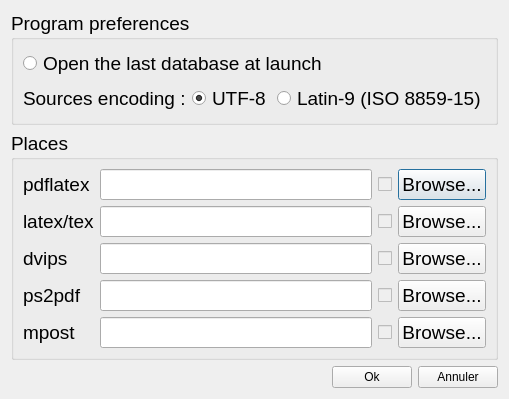
<?xml version="1.0" encoding="UTF-8"?>
<ui version="4.0">
 <class>GeneralSettingsDialog</class>
 <widget class="QDialog" name="GeneralSettingsDialog">
  <property name="geometry">
   <rect>
    <x>0</x>
    <y>0</y>
    <width>438</width>
    <height>397</height>
   </rect>
  </property>
  <property name="windowTitle">
   <string>General settings</string>
  </property>
  <layout class="QVBoxLayout" name="verticalLayout_3">
   <item>
    <widget class="QGroupBox" name="groupBox_4">
     <property name="font">
      <font>
       <pointsize>14</pointsize>
      </font>
     </property>
     <property name="title">
      <string>Program preferences</string>
     </property>
     <layout class="QVBoxLayout" name="verticalLayout">
      <item>
       <layout class="QHBoxLayout" name="horizontalLayout_4">
        <item>
         <widget class="QRadioButton" name="launchRadio">
          <property name="font">
           <font>
            <pointsize>14</pointsize>
           </font>
          </property>
          <property name="text">
           <string>Open the last database at launch</string>
          </property>
          <property name="checkable">
           <bool>true</bool>
          </property>
          <property name="checked">
           <bool>false</bool>
          </property>
          <property name="autoExclusive">
           <bool>false</bool>
          </property>
         </widget>
        </item>
        <item>
         <spacer name="horizontalSpacer_7">
          <property name="orientation">
           <enum>Qt::Horizontal</enum>
          </property>
          <property name="sizeHint" stdset="0">
           <size>
            <width>239</width>
            <height>20</height>
           </size>
          </property>
         </spacer>
        </item>
       </layout>
      </item>
      <item>
       <layout class="QHBoxLayout" name="horizontalLayout_2">
        <item>
         <widget class="QLabel" name="label">
          <property name="text">
           <string>Sources encoding :</string>
          </property>
         </widget>
        </item>
        <item>
         <widget class="QRadioButton" name="utf8Radio">
          <property name="text">
           <string>UTF-8</string>
          </property>
          <property name="checked">
           <bool>true</bool>
          </property>
         </widget>
        </item>
        <item>
         <widget class="QRadioButton" name="isoRadio">
          <property name="text">
           <string>Latin-9 (ISO 8859-15)</string>
          </property>
         </widget>
        </item>
        <item>
         <spacer name="horizontalSpacer_9">
          <property name="orientation">
           <enum>Qt::Horizontal</enum>
          </property>
          <property name="sizeHint" stdset="0">
           <size>
            <width>88</width>
            <height>17</height>
           </size>
          </property>
         </spacer>
        </item>
       </layout>
      </item>
     </layout>
    </widget>
   </item>
   <item>
    <widget class="QGroupBox" name="groupBox">
     <property name="font">
      <font>
       <pointsize>14</pointsize>
      </font>
     </property>
     <property name="title">
      <string>Places</string>
     </property>
     <layout class="QVBoxLayout" name="verticalLayout_2">
      <item>
       <layout class="QGridLayout" name="gridLayout">
        <item row="0" column="0">
         <widget class="QLabel" name="label_3">
          <property name="text">
           <string>pdflatex</string>
          </property>
         </widget>
        </item>
        <item row="0" column="1">
         <widget class="QLineEdit" name="pdflatexEdit"/>
        </item>
        <item row="0" column="2">
         <widget class="QCheckBox" name="pdflatexCheck">
          <property name="enabled">
           <bool>false</bool>
          </property>
          <property name="text">
           <string/>
          </property>
         </widget>
        </item>
        <item row="0" column="3">
         <widget class="QPushButton" name="pdflatexBrowser">
          <property name="text">
           <string>Browse...</string>
          </property>
         </widget>
        </item>
        <item row="1" column="0">
         <widget class="QLabel" name="label_4">
          <property name="text">
           <string>latex/tex</string>
          </property>
         </widget>
        </item>
        <item row="1" column="1">
         <widget class="QLineEdit" name="latexEdit"/>
        </item>
        <item row="1" column="2">
         <widget class="QCheckBox" name="latexCheck">
          <property name="enabled">
           <bool>false</bool>
          </property>
          <property name="text">
           <string/>
          </property>
         </widget>
        </item>
        <item row="1" column="3">
         <widget class="QPushButton" name="latexBrowser">
          <property name="text">
           <string>Browse...</string>
          </property>
         </widget>
        </item>
        <item row="2" column="0">
         <widget class="QLabel" name="label_5">
          <property name="text">
           <string>dvips</string>
          </property>
         </widget>
        </item>
        <item row="2" column="1">
         <widget class="QLineEdit" name="dvipsEdit"/>
        </item>
        <item row="2" column="2">
         <widget class="QCheckBox" name="dvipsCheck">
          <property name="enabled">
           <bool>false</bool>
          </property>
          <property name="text">
           <string/>
          </property>
         </widget>
        </item>
        <item row="2" column="3">
         <widget class="QPushButton" name="dvipsBrowser">
          <property name="text">
           <string>Browse...</string>
          </property>
         </widget>
        </item>
        <item row="3" column="0">
         <widget class="QLabel" name="label_6">
          <property name="text">
           <string>ps2pdf</string>
          </property>
         </widget>
        </item>
        <item row="3" column="1">
         <widget class="QLineEdit" name="ps2pdfEdit"/>
        </item>
        <item row="3" column="2">
         <widget class="QCheckBox" name="ps2pdfCheck">
          <property name="enabled">
           <bool>false</bool>
          </property>
          <property name="text">
           <string/>
          </property>
         </widget>
        </item>
        <item row="3" column="3">
         <widget class="QPushButton" name="ps2pdfBrowser">
          <property name="text">
           <string>Browse...</string>
          </property>
         </widget>
        </item>
        <item row="4" column="0">
         <widget class="QLabel" name="label_7">
          <property name="text">
           <string>mpost</string>
          </property>
         </widget>
        </item>
        <item row="4" column="1">
         <widget class="QLineEdit" name="mpostEdit"/>
        </item>
        <item row="4" column="2">
         <widget class="QCheckBox" name="mpostCheck">
          <property name="enabled">
           <bool>false</bool>
          </property>
          <property name="text">
           <string/>
          </property>
         </widget>
        </item>
        <item row="4" column="3">
         <widget class="QPushButton" name="mpostBrowser">
          <property name="text">
           <string>Browse...</string>
          </property>
         </widget>
        </item>
       </layout>
      </item>
     </layout>
    </widget>
   </item>
   <item>
    <layout class="QHBoxLayout" name="horizontalLayout">
     <item>
      <spacer name="horizontalSpacer">
       <property name="orientation">
        <enum>Qt::Horizontal</enum>
       </property>
       <property name="sizeHint" stdset="0">
        <size>
         <width>40</width>
         <height>20</height>
        </size>
       </property>
      </spacer>
     </item>
     <item>
      <widget class="QPushButton" name="okButton">
       <property name="text">
        <string>Ok</string>
       </property>
      </widget>
     </item>
     <item>
      <widget class="QPushButton" name="cancelButton">
       <property name="text">
        <string>Annuler</string>
       </property>
      </widget>
     </item>
    </layout>
   </item>
  </layout>
 </widget>
 <resources/>
 <connections>
  <connection>
   <sender>cancelButton</sender>
   <signal>clicked()</signal>
   <receiver>GeneralSettingsDialog</receiver>
   <slot>close()</slot>
   <hints>
    <hint type="sourcelabel">
     <x>464</x>
     <y>495</y>
    </hint>
    <hint type="destinationlabel">
     <x>277</x>
     <y>264</y>
    </hint>
   </hints>
  </connection>
 </connections>
</ui>
